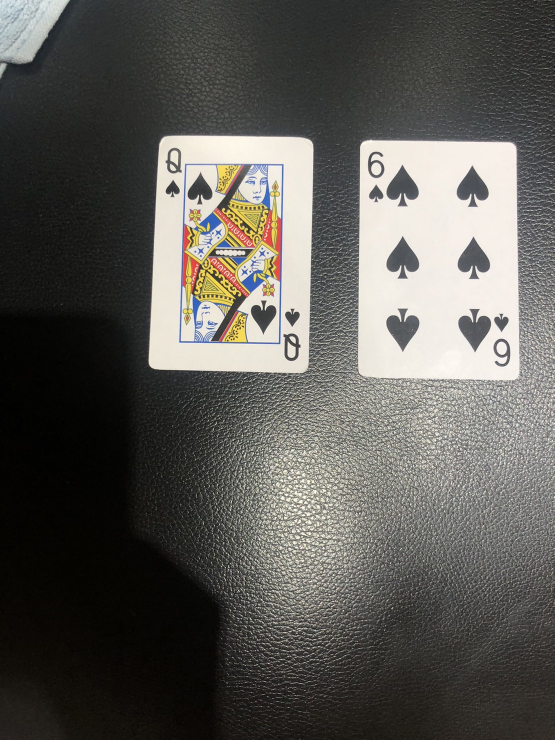
#> input picture T0.png, 1109 x 1479 px (shown at 1/2 size)
$ python -i Cards.py   (imports and definitions only)
#> lines starting #> are read from the running program, lines starting #| are printed output that depends on the picture; after the words box and inside, x2 and y2 are one past the last pixel; in counts of white or black regions, pixels touching at a corner belong together
#> further down, picture is the input picture: shape (1479, 1109, 3); mean B, G, R 85.3, 89.9, 91.5
# Import necessary packages
import numpy as np
import cv2
import time
import os
path = os.path.dirname(os.path.abspath(__file__))


### Constants ###

# Adaptive threshold levels
BKG_THRESH = 60
CARD_THRESH = 30

# Width and height of card corner, where rank and suit are
CORNER_WIDTH = 84
CORNER_HEIGHT = 120

# Dimensions of rank train images
RANK_WIDTH = 70
RANK_HEIGHT = 125

# Dimensions of suit train images
SUIT_WIDTH = 70
SUIT_HEIGHT = 100

RANK_DIFF_MAX = 2000
SUIT_DIFF_MAX = 700

CARD_MAX_AREA = 4000
CARD_MIN_AREA = 90

font = cv2.FONT_HERSHEY_SIMPLEX

### Structures to hold query card and train card information ###

class Query_card:
    """
    這個類別用於儲存單張卡片的相關屬性。

    Attributes:
        - contour : 卡片的輪廓。
        - warp : 38x18大小的、灰階、模糊處理過的圖像。
        - rank_img : 卡片點數圖像。
        - suit_img : 卡片花色圖像。
        - best_rank_match : 最佳匹配點數。
        - best_suit_match : 最佳匹配花色。
        - rank_diff : 點數圖像與訓練圖像之間的差異。
        - suit_diff : 花色圖像與訓練圖像之間的差異。
    """

    # [9 lines left out: function __init__, not called in this run]

class Train_ranks:
    """用於儲存訓練圖像(點數)"""

    def __init__(self):
        self.img = []
        self.name = "Placeholder"

class Train_suits:
    """用於儲存訓練圖像(花色)"""

    def __init__(self):
        self.img = []
        self.name = "Placeholder"

### Functions ###
# [218 lines left out: functions load_ranks, load_suits, find_cards, preprocess_card, match_card, draw_results, not called in this run]

# 去除圖像噪音保留卡牌輪廓
def denoise_image(image):
    hsv = cv2.cvtColor(image, cv2.COLOR_BGR2HSV)
#> hsv: shape (1479, 1109, 3); mean H, S, V 36.8, 43.3, 92.7
    h_min = 0
    s_min = 0
    v_min = 230
    h_max = 179
    s_max = 58
    v_max = 255
    lower = np.array([h_min,s_min,v_min])
    upper = np.array([h_max,s_max,v_max])
    mask = cv2.inRange(hsv, lower, upper)
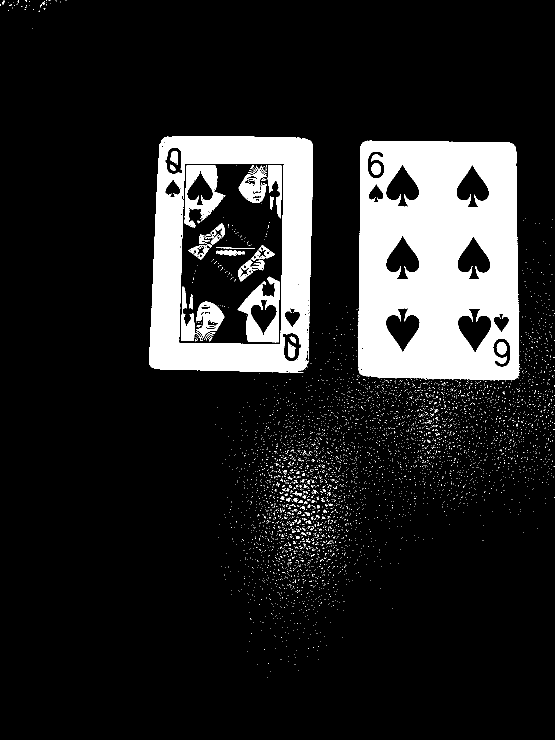
#> mask: shape (1479, 1109) (shown at 1/2 size); 13.9% white; 4610 white regions (4536 under 20 px), largest, box (x1, y1, x2, y2) and area: (717, 281, 1039, 762) 126741, (298, 272, 626, 746) 69290, (475, 553, 559, 685) 4930
    denoised_image = cv2.bitwise_and(image, image ,mask = mask)
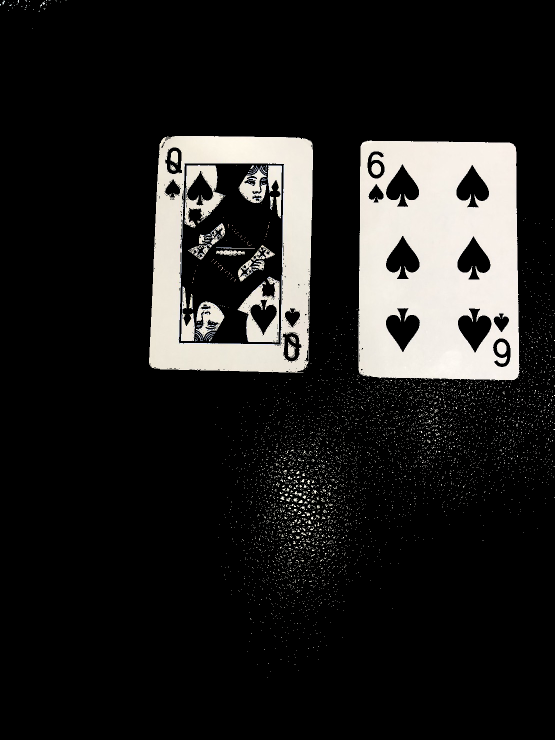
#> denoised_image: shape (1479, 1109, 3) (shown at 1/2 size); mean B, G, R 31.5, 32.7, 33.5
    denoised_image = cv2.cvtColor(denoised_image,cv2.COLOR_BGR2GRAY)
#> denoised_image: shape (1479, 1109)
    denoised_image = cv2.GaussianBlur(denoised_image,(1,1),0)
    return denoised_image

import csv
# [29 lines left out: function update_data, not called in this run]

>>> import cv2
>>> picture = cv2.imread('T0.png')
>>> result = denoise_image(picture)

$ run again, on T1.png
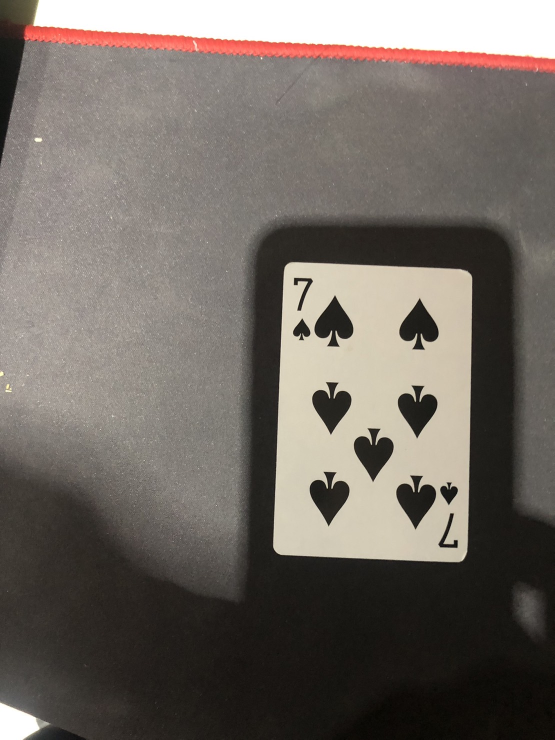
#> input picture T1.png, 1109 x 1479 px (shown at 1/2 size)
#> picture is the input picture: shape (1479, 1109, 3); mean B, G, R 99.9, 106.5, 113.8
#> hsv: shape (1479, 1109, 3); mean H, S, V 16.3, 38.3, 113.8
#> in denoise_image, `mask = cv2.inRange(hsv, lower, upper)`:
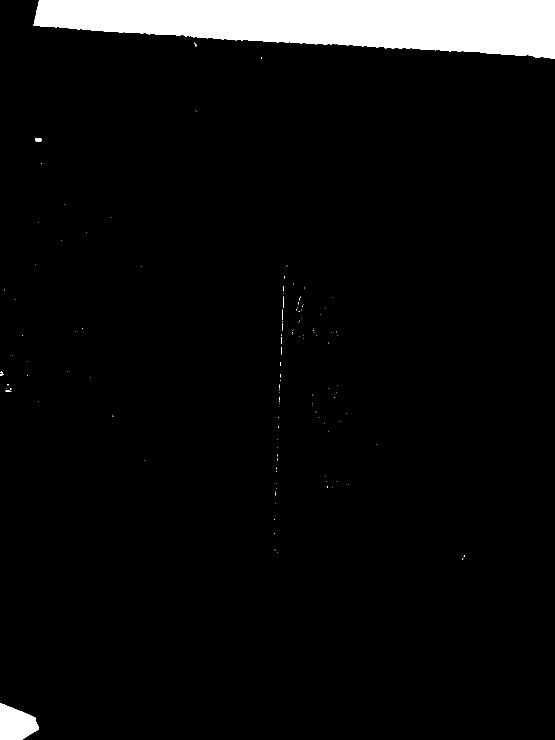
#> mask: shape (1479, 1109) (shown at 1/2 size); 5.6% white; 133 white regions (126 under 20 px), largest, box (x1, y1, x2, y2) and area: (67, 0, 1109, 117) 87837, (0, 1406, 78, 1479) 4065, (70, 276, 84, 283) 80
